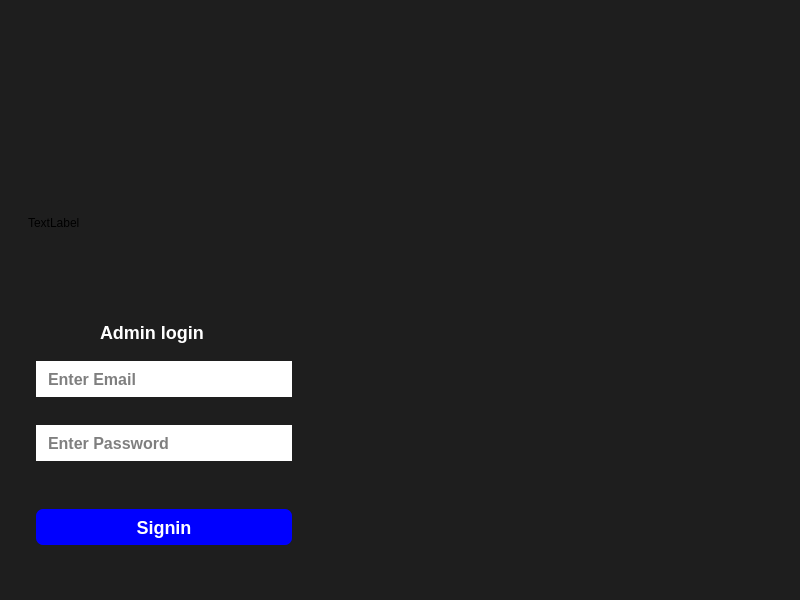
<?xml version="1.0" encoding="UTF-8"?>
<ui version="4.0">
 <class>AdminLogin</class>
 <widget class="QDialog" name="AdminLogin">
  <property name="geometry">
   <rect>
    <x>0</x>
    <y>0</y>
    <width>800</width>
    <height>600</height>
   </rect>
  </property>
  <property name="windowTitle">
   <string>Dialog</string>
  </property>
  <property name="styleSheet">
   <string notr="true">background-color: #1E1E1E;</string>
  </property>
  <widget class="QLineEdit" name="email">
   <property name="geometry">
    <rect>
     <x>36</x>
     <y>361</y>
     <width>256</width>
     <height>36</height>
    </rect>
   </property>
   <property name="styleSheet">
    <string notr="true">QLineEdit {
    border: none;
    border-bottom: 0px solid black;
    background-color: white;
    color: black;
    font-weight: bold;
    font-family: &quot;Roboto&quot;;
    font-size: 16px;
    padding-left: 10px;
}
</string>
   </property>
   <property name="placeholderText">
    <string>Enter Email</string>
   </property>
  </widget>
  <widget class="QLineEdit" name="password">
   <property name="geometry">
    <rect>
     <x>36</x>
     <y>425</y>
     <width>256</width>
     <height>36</height>
    </rect>
   </property>
   <property name="styleSheet">
    <string notr="true">QLineEdit {
    border: none;
    border-bottom: 0px solid black;
    background-color: white;
    color: black;
    font-weight: bold;
    font-family: &quot;Roboto&quot;;
    font-size: 16px;
    padding-left: 10px;
}
</string>
   </property>
   <property name="echoMode">
    <enum>QLineEdit::Password</enum>
   </property>
   <property name="placeholderText">
    <string>Enter Password</string>
   </property>
  </widget>
  <widget class="QPushButton" name="login">
   <property name="geometry">
    <rect>
     <x>36</x>
     <y>509</y>
     <width>256</width>
     <height>36</height>
    </rect>
   </property>
   <property name="cursor">
    <cursorShape>PointingHandCursor</cursorShape>
   </property>
   <property name="styleSheet">
    <string notr="true">QPushButton {
    border-radius: 7px;
    border: 0px solid black;
    background-color: rgb(0, 0, 255);
    color: white;
    font-size: 18px;
    font-weight: bold;
}

QPushButton:hover {
    background-color: rgb(50, 50, 255);
}

QPushButton:pressed {
    background-color: rgb(0, 0, 200); 
}
</string>
   </property>
   <property name="text">
    <string>Signin</string>
   </property>
  </widget>
  <widget class="QLabel" name="invalid">
   <property name="geometry">
    <rect>
     <x>200</x>
     <y>460</y>
     <width>131</width>
     <height>21</height>
    </rect>
   </property>
   <property name="styleSheet">
    <string notr="true">color: red;</string>
   </property>
   <property name="text">
    <string/>
   </property>
  </widget>
  <widget class="QPushButton" name="pushButton">
   <property name="geometry">
    <rect>
     <x>253</x>
     <y>428</y>
     <width>30</width>
     <height>30</height>
    </rect>
   </property>
   <property name="cursor">
    <cursorShape>PointingHandCursor</cursorShape>
   </property>
   <property name="styleSheet">
    <string notr="true">QLabel, QPushButton {
    background-color: rgba(255, 255, 255, 0); 
border: 0px;
}
</string>
   </property>
   <property name="text">
    <string/>
   </property>
  </widget>
  <widget class="QLabel" name="label">
   <property name="geometry">
    <rect>
     <x>100</x>
     <y>312</y>
     <width>131</width>
     <height>41</height>
    </rect>
   </property>
   <property name="styleSheet">
    <string notr="true"> color: white;
    font-weight: bold;
    font-family: &quot;Roboto&quot;;
    font-size: 18px;</string>
   </property>
   <property name="text">
    <string>Admin login</string>
   </property>
  </widget>
  <widget class="QLabel" name="label_2">
   <property name="geometry">
    <rect>
     <x>355</x>
     <y>0</y>
     <width>445</width>
     <height>600</height>
    </rect>
   </property>
   <property name="styleSheet">
    <string notr="true"/>
   </property>
   <property name="text">
    <string/>
   </property>
  </widget>
  <widget class="QLabel" name="label_3">
   <property name="geometry">
    <rect>
     <x>28</x>
     <y>136</y>
     <width>372</width>
     <height>174</height>
    </rect>
   </property>
   <property name="styleSheet">
    <string notr="true"/>
   </property>
   <property name="text">
    <string>TextLabel</string>
   </property>
  </widget>
  <zorder>label_2</zorder>
  <zorder>email</zorder>
  <zorder>login</zorder>
  <zorder>label</zorder>
  <zorder>invalid</zorder>
  <zorder>password</zorder>
  <zorder>label_3</zorder>
  <zorder>pushButton</zorder>
 </widget>
 <resources/>
 <connections/>
</ui>
